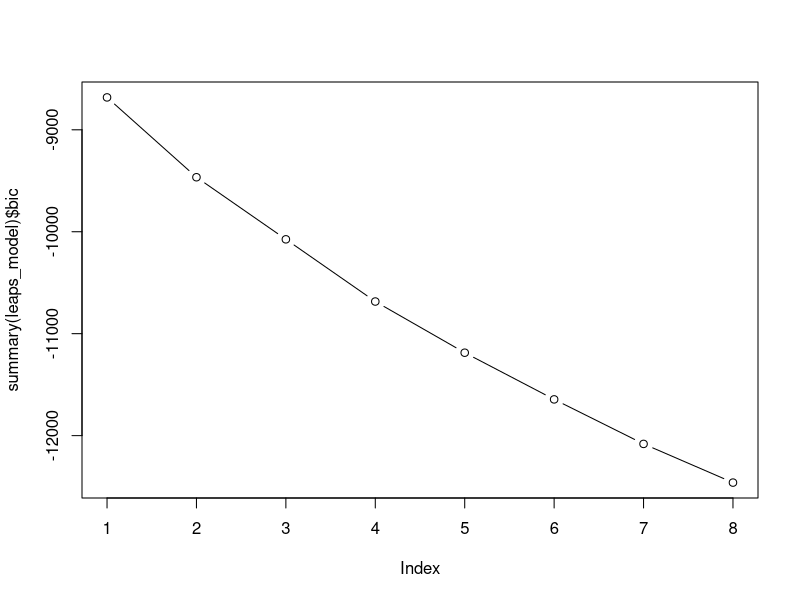
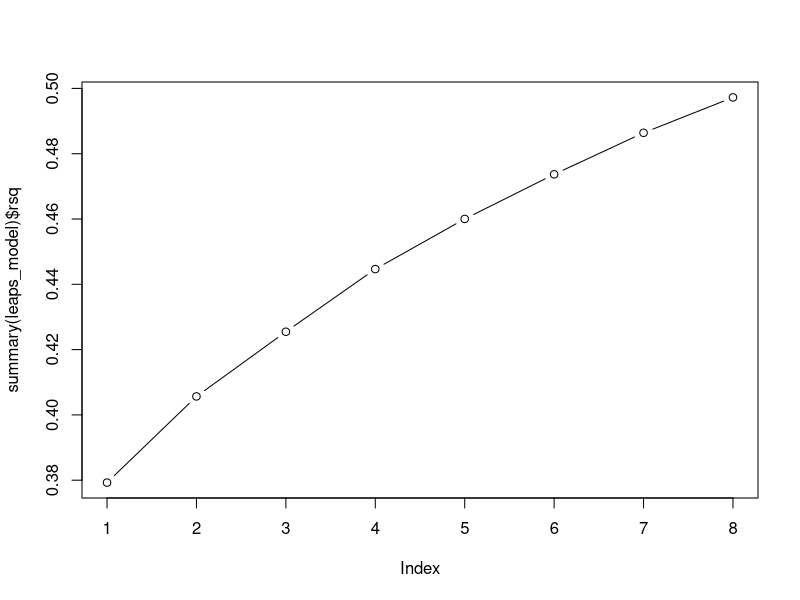
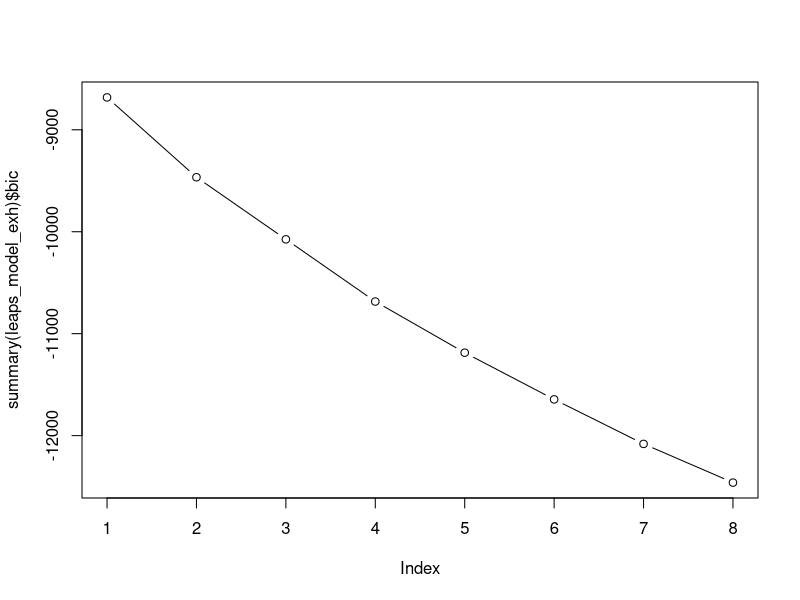
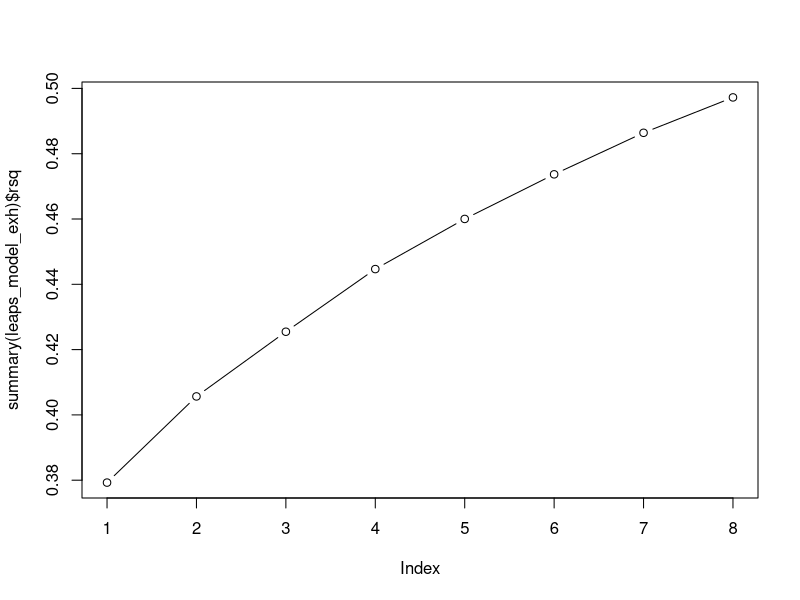

Source code (R) for these figures, in order: (Note: this script raises an error after producing the figures.)
library(tidyverse)
library(modelr)
library(leaps)
library(GGally)

# Load Data
avocado <- read_csv("data/clean_avocado.csv") %>% 
  select(-is_weekday)

# check for redundant variables
alias(lm(average_price ~ ., data = avocado))
    # finding a dependency with is_weekday because it is broken so I have removed this above.



# find variables with leaps forward selection
leaps_model <- regsubsets(average_price ~ ., data = avocado, method = "forward")
# See what's in model
plot(summary(leaps_model)$bic, type = "b")
   # shows that model with 8 variables has the lowest bic
plot(summary(leaps_model)$rsq, type = "b")
   # shows that adding predictors has an impact on R squared up to 8 variables.
# See which variables are included at the level with 8 variables
summary(leaps_model)$which[8, ]
  # type, year, month, some regions
  # year and month are currently not useful indicators as they are set as numerics


# Find variables with leaps exhaustive selection
leaps_model_exh <- regsubsets(average_price ~ ., data = avocado, method = "exhaustive", nvmax = 8, really.big = TRUE)
# See what's in model
plot(summary(leaps_model_exh)$bic, type = "b")
   # shows that lowest BIC is around 8 variables
plot(summary(leaps_model_exh)$rsq, type = "b")
   # shows that adding predictors has an impact on R squared up to 8 variables
summary(leaps_model_exh)$which[8, ]
    # best model includes type, year, month, weekday and some regions

# Explore variables with ggally:ggpairs
avocado %>%
  ggpairs(columns = c("average_price", "type", "year", "month", "is_weekday"))
  # weekday looks like low correlation, month has some, year has some and type looks most significant

# Calculate correlation score for weekday
avocado %>% 
  summarise(cor(average_price, is_weekday))
    # none - decision to discount LD 

# Test Year, Region and Month
mod_type <-  lm(average_price ~ type, data = avocado)
mod_type_year <- lm(average_price ~ type + year, data = avocado)
mod_type_region <- lm(average_price ~ type + region, data = avocado)
mod_type_month <- lm(average_price ~ type + month, data = avocado)

# Year
summary(mod_type_year)
anova(mod_type, mod_type_year)
    # significant

# Region
anova(mod_type, mod_type_region)
    # significant

# Month
summary(mod_type_month)
anova(mod_type, mod_type_month)
# significant
